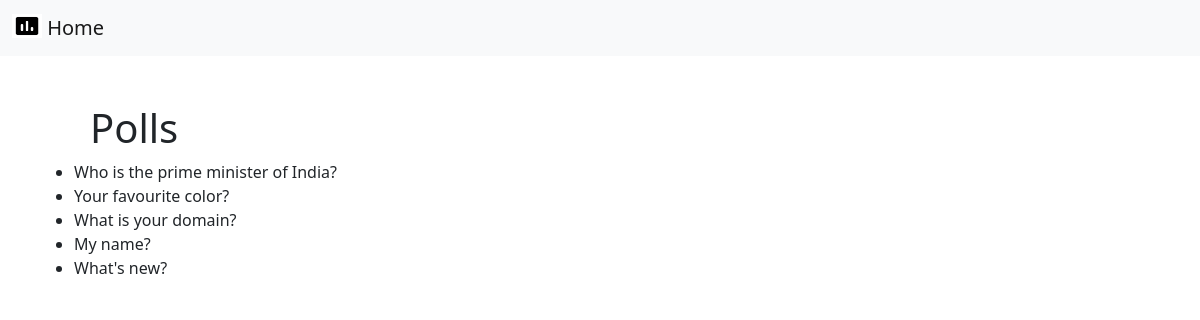
Screenshot of /polls/ with the database file from the repository.
### polls/models.py (models this page shows, shortened)
class Question(models.Model):
  question_text = models.CharField(max_length=200)
  pub_date = models.DateTimeField('date published')

### polls/views.py (the view)
# urls.py: path('', views.IndexView.as_view(), name='index'),
class IndexView(generic.ListView):
  template_name = 'polls/index.html'
  context_object_name = 'latest_question_list'
  def get_queryset(self):
    return Question.objects.order_by('-pub_date')[:5]

### polls/templates/polls/index.html
{% include 'polls/base.html' %}
{% block content %}
<div class="container mt-5">
  <h1 class="h1 ms-5">Polls</h1>
  {% if latest_question_list %}
<ul>
  {% for question in latest_question_list  %}
    <li><a class="text-decoration-none text-dark" href="{% url 'polls:detail' question.id %}">{{ question.question_text }}</a></li>
  {% endfor %}
</ul>
{% else %}
<p>No polls are available.</p>
{% endif %}
</div>
{% endblock content %}

### rows the page displays
Question: question_text "Who is the prime minister of India?"
Question: question_text "Your favourite color?"
Question: question_text "What is your domain?"
Question: question_text "My name?"
Question: question_text "What's new?"
